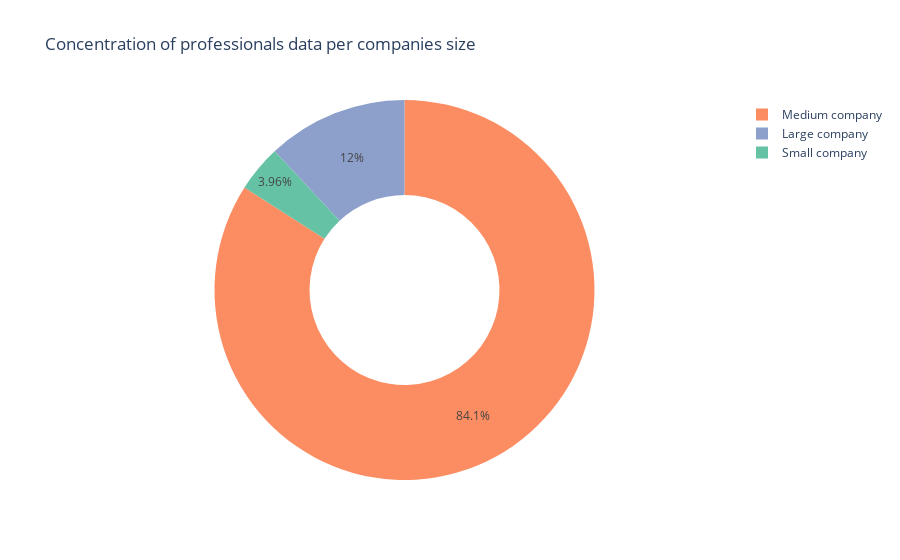

Notebook code cell kept with this figure:
### Code cell
company_size = ["S", "M", "L"]
freq = df["company_size"].value_counts().reindex(company_size).values

# Criar o gráfico de rosca
fig = go.Figure(
    go.Pie(
        labels=["Small company", "Medium company", "Large company"],
        values=freq,
        hole=0.5, # define o tamanho do furo no meio
        marker=dict(colors=['#66c2a5', '#fc8d62', '#8da0cb', '#e78ac3']), # define as cores das fatias
    )
)

# Adicionar título
fig.update_layout(title='Concentration of professionals data per companies size')


# Mostrar o gráfico
fig.show()

### Figure 1 — Plotly figure (JSON) as saved in the notebook; plotly's stock layout.template omitted (floating-point values rounded to 4 significant figures)
{"data": [{"hole": 0.5, "labels": ["Small company", "Medium company", "Large company"], "marker": {"colors": ["#66c2a5", "#fc8d62", "#8da0cb", "#e78ac3"]}, "type": "pie", "values": [145, 3080, 439]}], "layout": {"title": {"text": "Concentration of professionals data per companies size"}}}
